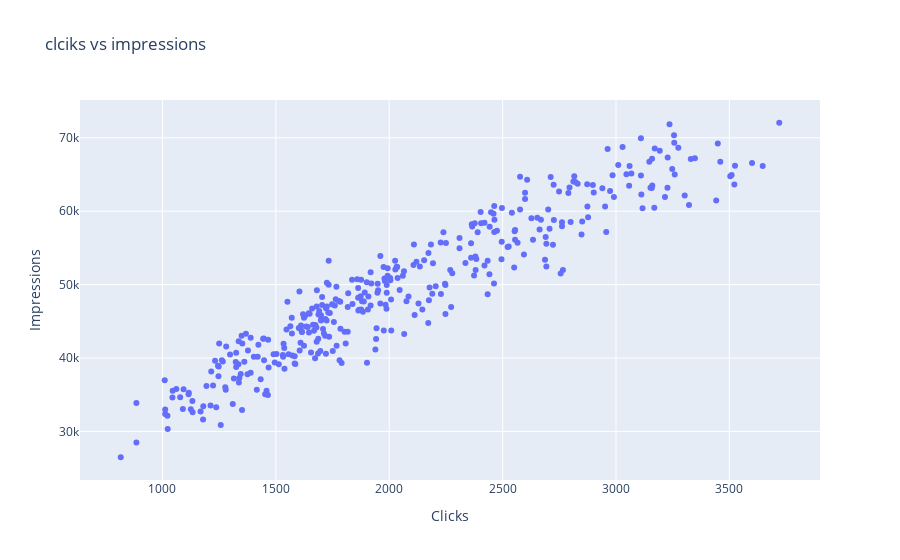

Here is the notebook cell this chart was saved with:
### Code cell
fig = px.scatter(df,x='Clicks',y='Impressions', title='clciks vs impressions',
                 labels={'Clicks':'clicks','Impressions':'impressions'})
fig.update_layout(xaxis_title='Clicks', yaxis_title='Impressions')
fig.show()

### Figure 1 — Plotly figure (JSON) as saved in the notebook; plotly's stock layout.template omitted (floating-point values rounded to 4 significant figures; data arrays with more than 128 entries replaced by an {"elided": "..."} marker saying what was removed)
{"data": [{"hovertemplate": "clicks=%{x}<br>impressions=%{y}<extra></extra>", "legendgroup": "", "marker": {"color": "#636efa", "symbol": "circle"}, "mode": "markers", "name": "", "orientation": "v", "showlegend": false, "type": "scatter", "x": {"elided": "365 int values"}, "xaxis": "x", "y": {"elided": "365 int values"}, "yaxis": "y"}], "layout": {"autosize": true, "legend": {"tracegroupgap": 0}, "title": {"text": "clciks vs impressions"}, "xaxis": {"anchor": "y", "autorange": true, "domain": [0, 1], "range": [633.0, 3903.0], "title": {"text": "Clicks"}, "type": "linear"}, "yaxis": {"anchor": "x", "autorange": true, "domain": [0, 1], "range": [22730.0, 75810.0], "title": {"text": "Impressions"}, "type": "linear"}}}
